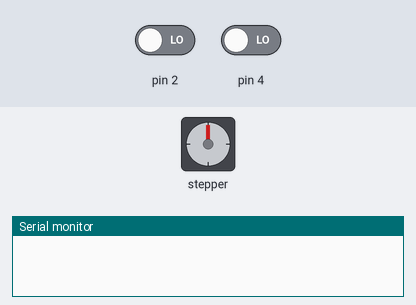
Bench run of a sketch on a simulated Arduino Uno, built with avr-gcc and run on an emulated ATmega328P. Parts: stepper motor, the last lines printed to the serial monitor. The test bench sets the inputs (shaded band); at power-on: pin 2 LOW, pin 4 LOW. Stepper angles assume 200 steps per turn.

Above: at 1.2 s.
1.3 s: pin 2 driven HIGH
At 2.07 s:
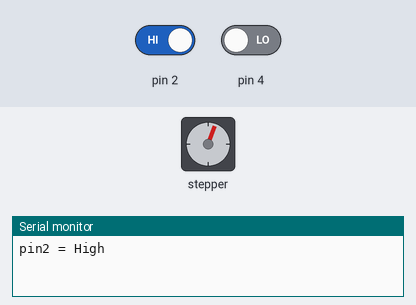
At 3.01 s:
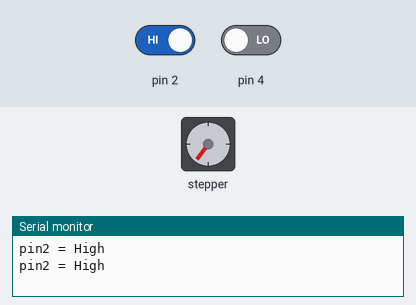
4.3 s: pin 4 driven HIGH
At 4.57 s:
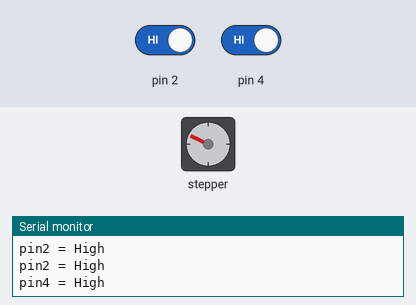
7.3 s: pin 4 driven LOW
Timing chart, 0 to 19.3 s (numbered marks = the images above; inputs shaded):
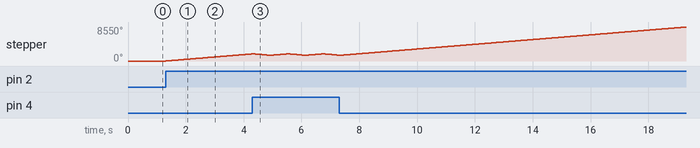

The sketch:

actuator.ino
```cpp
#include <Stepper.h>

const int stepsPerRevolution = 200;
Stepper myStepper(stepsPerRevolution, 8, 9, 10, 11);

void setup() {
  // put your setup code here, to run once:
  myStepper.setSpeed(100);
  Serial.begin(9600);
  pinMode(2,INPUT);
  pinMode(4,INPUT);
}

void loop() {
  if(digitalRead(2)==1){
    myStepper.step(stepsPerRevolution);
    Serial.println("pin2 = High");
  }


  if(digitalRead(4)==1){
    Serial.println("pin4 = High");
    myStepper.step(-stepsPerRevolution);
  }

}
```

Measured:
- after the input at 1.3 s, stepper: keeps turning clockwise at about 598°/s, starting at once
